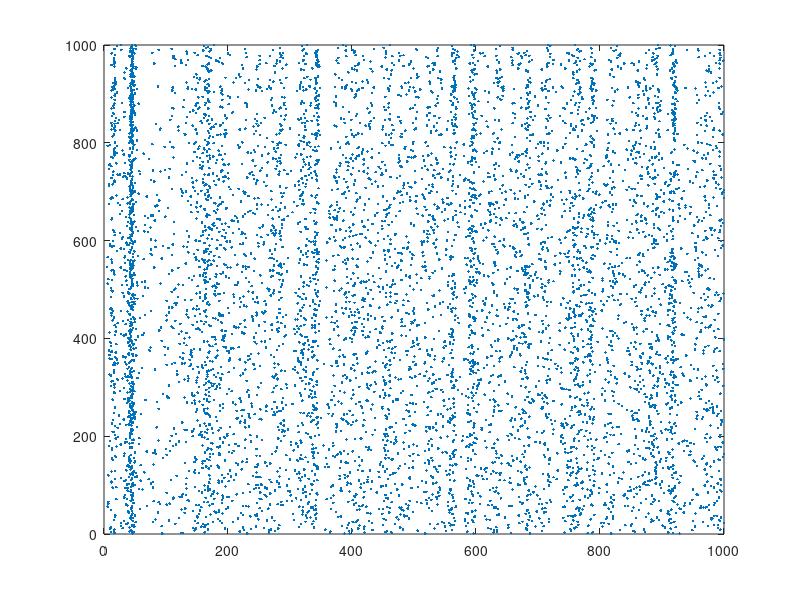

MATLAB code to generate this figure:

% Created by Eugene M. Izhikevich, February 25, 2003
% Excitatory neurons Inhibitory neurons
Ne=800; Ni=200;
re=rand(Ne,1); ri=rand(Ni,1);
a=[0.02*ones(Ne,1); 0.02+0.08*ri];
b=[0.2*ones(Ne,1); 0.25-0.05*ri];
c=[-65+15*re.^2; -65*ones(Ni,1)];
d=[8-6*re.^2; 2*ones(Ni,1)];
S=[0.5*rand(Ne+Ni,Ne), -rand(Ne+Ni,Ni)];
v=-65*ones(Ne+Ni,1); % Initial values of v
u=b.*v; % Initial values of u
firings=[]; % spike timings
for t=1:1000 % simulation of 1000 ms
I=[5*randn(Ne,1);2*randn(Ni,1)]; % thalamic input
fired=find(v>=30); % indices of spikes
firings=[firings; t+0*fired,fired];
v(fired)=c(fired);
u(fired)=u(fired)+d(fired);
I=I+sum(S(:,fired),2);
v=v+0.5*(0.04*v.^2+5*v+140-u+I); % step 0.5 ms
v=v+0.5*(0.04*v.^2+5*v+140-u+I); % for numerical
u=u+a.*(b.*v-u); % stability
end
plot(firings(:,1),firings(:,2),'.')